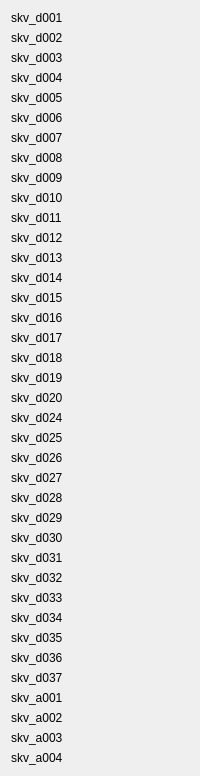
      <widget class="QWidget" name="tab_16">
       <attribute name="title">
        <string>КСКВ</string>
       </attribute>
       <layout class="QGridLayout" name="gridLayout_11">
        <item row="0" column="0">
         <widget class="QLabel" name="skv_d001">
          <property name="text">
           <string>skv_d001</string>
          </property>
         </widget>
        </item>
        <item row="1" column="0">
         <widget class="QLabel" name="skv_d002">
          <property name="text">
           <string>skv_d002</string>
          </property>
         </widget>
        </item>
        <item row="2" column="0">
         <widget class="QLabel" name="skvd003">
          <property name="text">
           <string>skv_d003</string>
          </property>
         </widget>
        </item>
        <item row="3" column="0">
         <widget class="QLabel" name="skv_d004">
          <property name="text">
           <string>skv_d004</string>
          </property>
         </widget>
        </item>
        <item row="4" column="0">
         <widget class="QLabel" name="skv_d005">
          <property name="text">
           <string>skv_d005</string>
          </property>
         </widget>
        </item>
        <item row="5" column="0">
         <widget class="QLabel" name="skv_d006">
          <property name="text">
           <string>skv_d006</string>
          </property>
         </widget>
        </item>
        <item row="6" column="0">
         <widget class="QLabel" name="skv_d007">
          <property name="text">
           <string>skv_d007</string>
          </property>
         </widget>
        </item>
        <item row="7" column="0">
         <widget class="QLabel" name="skv_d008">
          <property name="text">
           <string>skv_d008</string>
          </property>
         </widget>
        </item>
        <item row="8" column="0">
         <widget class="QLabel" name="skv_d009">
          <property name="text">
           <string>skv_d009</string>
          </property>
         </widget>
        </item>
        <item row="9" column="0">
         <widget class="QLabel" name="skv_d010">
          <property name="text">
           <string>skv_d010</string>
          </property>
         </widget>
        </item>
        <item row="10" column="0">
         <widget class="QLabel" name="skv_d011">
          <property name="text">
           <string>skv_d011</string>
          </property>
         </widget>
        </item>
        <item row="11" column="0">
         <widget class="QLabel" name="skv_d012">
          <property name="text">
           <string>skv_d012</string>
          </property>
         </widget>
        </item>
        <item row="12" column="0">
         <widget class="QLabel" name="skv_d013">
          <property name="text">
           <string>skv_d013</string>
          </property>
         </widget>
        </item>
        <item row="13" column="0">
         <widget class="QLabel" name="skv_d014">
          <property name="text">
           <string>skv_d014</string>
          </property>
         </widget>
        </item>
        <item row="14" column="0">
         <widget class="QLabel" name="skv_d015">
          <property name="text">
           <string>skv_d015</string>
          </property>
         </widget>
        </item>
        <item row="15" column="0">
         <widget class="QLabel" name="skv_d016">
          <property name="text">
           <string>skv_d016</string>
          </property>
         </widget>
        </item>
        <item row="16" column="0">
         <widget class="QLabel" name="skv_d017">
          <property name="text">
           <string>skv_d017</string>
          </property>
         </widget>
        </item>
        <item row="17" column="0">
         <widget class="QLabel" name="skv_d018">
          <property name="text">
           <string>skv_d018</string>
          </property>
         </widget>
        </item>
        <item row="18" column="0">
         <widget class="QLabel" name="skv_d019">
          <property name="text">
           <string>skv_d019</string>
          </property>
         </widget>
        </item>
        <item row="19" column="0">
         <widget class="QLabel" name="skv_d020">
          <property name="text">
           <string>skv_d020</string>
          </property>
         </widget>
        </item>
        <item row="20" column="0">
         <widget class="QLabel" name="skv_d024">
          <property name="text">
           <string>skv_d024</string>
          </property>
         </widget>
        </item>
        <item row="21" column="0">
         <widget class="QLabel" name="skv_d025">
          <property name="text">
           <string>skv_d025</string>
          </property>
         </widget>
        </item>
        <item row="22" column="0">
         <widget class="QLabel" name="skv_d026">
          <property name="text">
           <string>skv_d026</string>
          </property>
         </widget>
        </item>
        <item row="23" column="0">
         <widget class="QLabel" name="skv_d027">
          <property name="text">
           <string>skv_d027</string>
          </property>
         </widget>
        </item>
        <item row="24" column="0">
         <widget class="QLabel" name="skv_d028">
          <property name="text">
           <string>skv_d028</string>
          </property>
         </widget>
        </item>
        <item row="25" column="0">
         <widget class="QLabel" name="skv_d029">
          <property name="text">
           <string>skv_d029</string>
          </property>
         </widget>
        </item>
        <item row="26" column="0">
         <widget class="QLabel" name="skv_d030">
          <property name="text">
           <string>skv_d030</string>
          </property>
         </widget>
        </item>
        <item row="27" column="0">
         <widget class="QLabel" name="skv_d031">
          <property name="text">
           <string>skv_d031</string>
          </property>
         </widget>
        </item>
        <item row="28" column="0">
         <widget class="QLabel" name="skv_d032">
          <property name="text">
           <string>skv_d032</string>
          </property>
         </widget>
        </item>
        <item row="29" column="0">
         <widget class="QLabel" name="skv_d033">
          <property name="text">
           <string>skv_d033</string>
          </property>
         </widget>
        </item>
        <item row="30" column="0">
         <widget class="QLabel" name="skv_d034">
          <property name="text">
           <string>skv_d034</string>
          </property>
         </widget>
        </item>
        <item row="31" column="0">
         <widget class="QLabel" name="skv_d035">
          <property name="text">
           <string>skv_d035</string>
          </property>
         </widget>
        </item>
        <item row="32" column="0">
         <widget class="QLabel" name="skv_d036">
          <property name="text">
           <string>skv_d036</string>
          </property>
         </widget>
        </item>
        <item row="33" column="0">
         <widget class="QLabel" name="skv_d037">
          <property name="text">
           <string>skv_d037</string>
          </property>
         </widget>
        </item>
        <item row="34" column="0">
         <widget class="QLabel" name="skv_a001">
          <property name="text">
           <string>skv_a001</string>
          </property>
         </widget>
        </item>
        <item row="35" column="0">
         <widget class="QLabel" name="skv_a002">
          <property name="text">
           <string>skv_a002</string>
          </property>
         </widget>
        </item>
        <item row="36" column="0">
         <widget class="QLabel" name="skv_a003">
          <property name="text">
           <string>skv_a003</string>
          </property>
         </widget>
        </item>
        <item row="37" column="0">
         <widget class="QLabel" name="skv_a004">
          <property name="text">
           <string>skv_a004</string>
          </property>
         </widget>
        </item>
       </layout>
      </widget>
